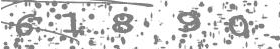
#> input picture imagentest/1.png, 280 x 49 px
$ python -i limpiezaImagen.py   (imports and definitions only)
#> lines starting #> are read from the running program, lines starting #| are printed output that depends on the picture; after the words box and inside, x2 and y2 are one past the last pixel; in counts of white or black regions, pixels touching at a corner belong together
import cv2
import numpy as np

def mejorar_imagen(input_path, output_path):
    # Cargar la imagen en escala de grises
#> called with input_path = 'imagentest/1.png', output_path = 'out.png'
    imagen = cv2.imread(input_path, cv2.IMREAD_GRAYSCALE)
#> imagen is the input picture: shape (49, 280); min 104, max 255, mean 220

    # Aplicar un filtro de mediana para reducir el ruido
    imagen_filtrada = cv2.medianBlur(imagen, 3)
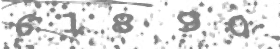
#> imagen_filtrada: shape (49, 280); min 119, max 255, mean 223

    # Binarización adaptativa para mejorar la detección de caracteres
    binarizada = cv2.adaptiveThreshold(
        imagen_filtrada, 255,
        cv2.ADAPTIVE_THRESH_GAUSSIAN_C,
        cv2.THRESH_BINARY_INV, 11, 2
    )
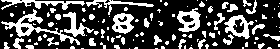
#> binarizada: shape (49, 280); 28.7% white; 112 white regions (75 under 20 px), largest, box (x1, y1, x2, y2) and area: (1, 9, 80, 45) 540, (1, 0, 85, 10) 324, (177, 8, 201, 32) 324

    # Crear un kernel para operaciones morfológicas
    kernel = np.ones((2, 2), np.uint8)

    # Aplicar apertura para eliminar puntos de ruido
    apertura = cv2.morphologyEx(binarizada, cv2.MORPH_OPEN, kernel, iterations=2)
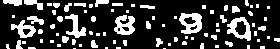
#> apertura: shape (49, 280); 21.8% white; 83 white regions (49 under 20 px), largest, box (x1, y1, x2, y2) and area: (179, 13, 202, 34) 311, (227, 17, 251, 41) 283, (114, 15, 135, 35) 278

    # Cierre para reforzar los caracteres
    cierre = cv2.morphologyEx(apertura, cv2.MORPH_CLOSE, kernel, iterations=1)
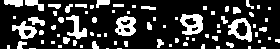
#> cierre: shape (49, 280); 22% white; 78 white regions (46 under 20 px), largest, box (x1, y1, x2, y2) and area: (180, 14, 203, 35) 314, (228, 18, 252, 42) 284, (115, 16, 136, 36) 282

    # Remover pequeños componentes conectados que no sean caracteres
    num_labels, labels, stats, _ = cv2.connectedComponentsWithStats(cierre, connectivity=8)
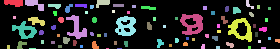
#> labels: shape (49, 280) int32; 79 distinct labels, from 0 to 78; one colour per label, 0 black
#> num_labels = 79; stats = 79 rows, first 6: [0, 0, 280, 49, 10700], [4, 0, 19, 7, 105], [25, 0, 19, 11, 113], [96, 0, 14, 8, 74], [246, 0, 8, 9, 33], [48, 4, 13, 5, 47]
    areas_min = 50  # Ajustar según la imagen

    # Crear una máscara para mantener solo componentes más grandes que el umbral
    mascara = np.zeros(cierre.shape, dtype=np.uint8)
    for i in range(1, num_labels):  # Ignoramos el fondo (etiqueta 0)
        if stats[i, cv2.CC_STAT_AREA] >= areas_min:
            mascara[labels == i] = 255
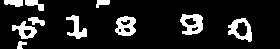
#> mascara: shape (49, 280); 12.8% white; 10 white regions, largest, box (x1, y1, x2, y2) and area: (180, 14, 203, 35) 314, (228, 18, 252, 42) 284, (115, 16, 136, 36) 282

    # Invertir colores (si necesario)
    resultado = cv2.bitwise_not(mascara)

    # Guardar la imagen procesada
    cv2.imwrite(output_path, resultado)

>>> result = mejorar_imagen('imagentest/1.png', 'out.png')

$ run again, on imagentest/10.png
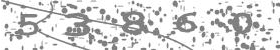
#> input picture imagentest/10.png, 280 x 50 px
#> in mejorar_imagen, imagen is the input picture: shape (50, 280); min 101, max 255, mean 218.4
#> binarizada: shape (50, 280); 29.8% white; 119 white regions (90 under 20 px), largest, box (x1, y1, x2, y2) and area: (1, 0, 193, 50) 1899, (228, 12, 259, 46) 400, (173, 12, 197, 33) 249
#> apertura: shape (50, 280); 21.1% white; 84 white regions (54 under 20 px), largest, box (x1, y1, x2, y2) and area: (122, 13, 151, 37) 397, (68, 12, 97, 46) 366, (230, 15, 255, 37) 303
#> cierre: shape (50, 280); 21.3% white; 73 white regions (48 under 20 px), largest, box (x1, y1, x2, y2) and area: (65, 9, 98, 47) 450, (114, 14, 152, 38) 442, (231, 16, 262, 46) 368
#> in mejorar_imagen, `num_labels, labels, stats, _ = cv2.connectedComponentsWithStats(cierre..`:
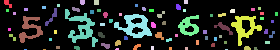
#> labels: shape (50, 280) int32; 74 distinct labels, from 0 to 73; one colour per label, 0 black
#> num_labels = 74; stats = 74 rows, first 6: [0, 0, 280, 50, 11024], [4, 0, 8, 8, 36], [80, 0, 5, 5, 23], [94, 0, 5, 5, 25], [184, 0, 4, 4, 16], [57, 4, 3, 3, 9]
#> after the loop in mejorar_imagen, `for i in range(1, num_labels):`:
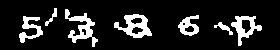
#> mascara: shape (50, 280); 13.7% white; 7 white regions, largest, box (x1, y1, x2, y2) and area: (65, 9, 98, 47) 450, (114, 14, 152, 38) 442, (231, 16, 262, 46) 368

$ run again, on imagentest/2.png
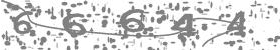
#> input picture imagentest/2.png, 280 x 50 px
#> in mejorar_imagen, imagen is the input picture: shape (50, 280); min 96, max 255, mean 218
#> binarizada: shape (50, 280); 30.7% white; 131 white regions (99 under 20 px), largest, box (x1, y1, x2, y2) and area: (1, 0, 246, 47) 2412, (2, 35, 26, 49) 120, (156, 10, 169, 24) 97
#> apertura: shape (50, 280); 22.1% white; 91 white regions (65 under 20 px), largest, box (x1, y1, x2, y2) and area: (119, 10, 155, 41) 419, (63, 11, 89, 40) 342, (173, 16, 201, 41) 329
#> cierre: shape (50, 280); 22.2% white; 78 white regions (54 under 20 px), largest, box (x1, y1, x2, y2) and area: (120, 11, 167, 42) 497, (174, 17, 202, 46) 389, (14, 0, 38, 39) 351
#> in mejorar_imagen, `num_labels, labels, stats, _ = cv2.connectedComponentsWithStats(cierre..`:
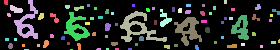
#> labels: shape (50, 280) int32; 79 distinct labels, from 0 to 78; one colour per label, 0 black
#> num_labels = 79; stats = 79 rows, first 6: [0, 0, 280, 50, 10889], [4, 0, 4, 5, 19], [14, 0, 24, 39, 351], [224, 0, 3, 4, 12], [10, 5, 13, 8, 69], [65, 5, 5, 4, 18]
#> after the loop in mejorar_imagen, `for i in range(1, num_labels):`:
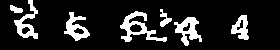
#> mascara: shape (50, 280); 14.3% white; 7 white regions, largest, box (x1, y1, x2, y2) and area: (120, 11, 167, 42) 497, (174, 17, 202, 46) 389, (14, 0, 38, 39) 351

$ run again, on imagentest/3.png
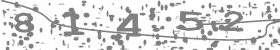
#> input picture imagentest/3.png, 280 x 50 px
#> in mejorar_imagen, imagen is the input picture: shape (50, 280); min 100, max 255, mean 220.4
#> binarizada: shape (50, 280); 28.7% white; 127 white regions (104 under 20 px), largest, box (x1, y1, x2, y2) and area: (116, 7, 266, 43) 1283, (1, 0, 115, 39) 614, (207, 6, 280, 50) 336
#> apertura: shape (50, 280); 20.3% white; 84 white regions (52 under 20 px), largest, box (x1, y1, x2, y2) and area: (119, 10, 143, 42) 334, (17, 15, 36, 42) 273, (65, 10, 86, 38) 255
#> cierre: shape (50, 280); 20.3% white; 72 white regions (41 under 20 px), largest, box (x1, y1, x2, y2) and area: (114, 11, 144, 48) 417, (13, 16, 37, 43) 293, (66, 11, 87, 39) 257
#> in mejorar_imagen, `num_labels, labels, stats, _ = cv2.connectedComponentsWithStats(cierre..`:
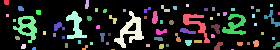
#> labels: shape (50, 280) int32; 73 distinct labels, from 0 to 72; one colour per label, 0 black
#> num_labels = 73; stats = 73 rows, first 6: [0, 0, 280, 50, 11163], [4, 0, 5, 5, 24], [85, 0, 4, 9, 30], [161, 5, 9, 7, 30], [186, 4, 3, 3, 9], [270, 4, 3, 3, 9]
#> after the loop in mejorar_imagen, `for i in range(1, num_labels):`:
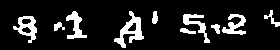
#> mascara: shape (50, 280); 12.7% white; 10 white regions, largest, box (x1, y1, x2, y2) and area: (114, 11, 144, 48) 417, (13, 16, 37, 43) 293, (66, 11, 87, 39) 257
